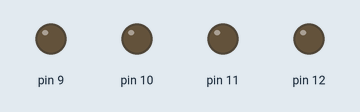
This sketch was run on a simulated Arduino Uno, built with avr-gcc and run on an emulated ATmega328P. Shown: output pins drawn as LEDs (lit = HIGH).

Above: at 0.2 s.
At 0.7 s:
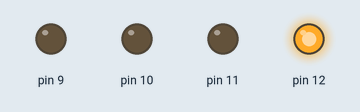
At 1.2 s:
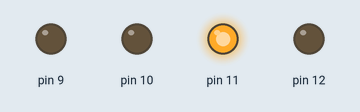
At 2.7 s:
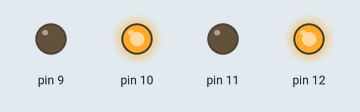
At 4.9 s:
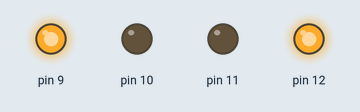
At 9.7 s:
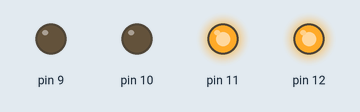
Timing chart, 0 to 10.4 s (numbered marks = the images above):
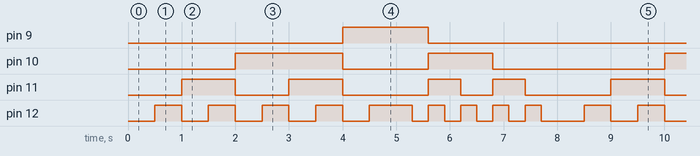

The sketch:

ARD_2DISPLAY_CUENTA_THUMBSWITCH_HEX.ino.ino
```cpp
char i; // PARA QUE EN CUENTA DESCENDENTE NO SE EXPLOTE EL PROGRAMA.
byte j,numero;
void setup() {
   for(i=9;i<=12;i++){pinMode(i,OUTPUT);}
}

void loop() {
   for(i=0;i<10;i++){
      numero=i;
      for(j=12;j>8;j--){
         digitalWrite(j,numero%2);
         numero=numero/2;
      }
      delay(500);
   }
    for(i=9;i>=0;i--){
      numero=i;
      for(j=12;j>8;j--){
         digitalWrite(j,numero%2);
         numero=numero/2;
      }
      delay(300);
   }
}
```

Measured:
- by itself, pin 9: alternates HIGH for 1.6 s and LOW for 6.4 s
- by itself, pin 10: repeats every 8.0 s: LOW 1.6 s, HIGH 1.2 s, LOW 3.2 s, HIGH 2.0 s
- by itself, pin 11: repeats every 8.0 s: LOW 1.0 s, HIGH 1.0 s, LOW 1.6 s, HIGH 0.60 s, LOW 0.60 s, HIGH 0.60 s, LOW 1.6 s, HIGH 1.0 s
- by itself, pin 12: repeats every 8.0 s: 3 × (LOW 0.50 s, HIGH 0.50 s), LOW 0.50 s, HIGH 0.80 s, 4 × (LOW 0.30 s, HIGH 0.30 s), LOW 0.80 s, HIGH 0.50 s
